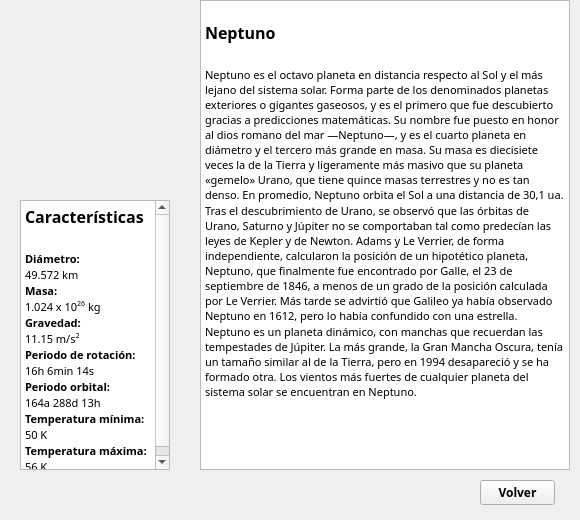
<?xml version="1.0" encoding="UTF-8"?>
<ui version="4.0">
 <class>MainWindow</class>
 <widget class="QMainWindow" name="MainWindow">
  <property name="geometry">
   <rect>
    <x>0</x>
    <y>0</y>
    <width>580</width>
    <height>520</height>
   </rect>
  </property>
  <property name="minimumSize">
   <size>
    <width>580</width>
    <height>520</height>
   </size>
  </property>
  <property name="maximumSize">
   <size>
    <width>580</width>
    <height>520</height>
   </size>
  </property>
  <property name="windowTitle">
   <string>MainWindow</string>
  </property>
  <widget class="QWidget" name="centralwidget">
   <widget class="QLabel" name="label_image">
    <property name="geometry">
     <rect>
      <x>0</x>
      <y>0</y>
      <width>200</width>
      <height>200</height>
     </rect>
    </property>
    <property name="minimumSize">
     <size>
      <width>200</width>
      <height>200</height>
     </size>
    </property>
    <property name="maximumSize">
     <size>
      <width>200</width>
      <height>200</height>
     </size>
    </property>
    <property name="text">
     <string/>
    </property>
    <property name="pixmap">
     <pixmap>Iconos/neptune_ima.png</pixmap>
    </property>
    <property name="scaledContents">
     <bool>true</bool>
    </property>
   </widget>
   <widget class="QPushButton" name="button_close">
    <property name="geometry">
     <rect>
      <x>480</x>
      <y>480</y>
      <width>75</width>
      <height>25</height>
     </rect>
    </property>
    <property name="minimumSize">
     <size>
      <width>75</width>
      <height>25</height>
     </size>
    </property>
    <property name="maximumSize">
     <size>
      <width>75</width>
      <height>25</height>
     </size>
    </property>
    <property name="font">
     <font>
      <family>Century Gothic</family>
      <pointsize>9</pointsize>
      <weight>75</weight>
      <bold>true</bold>
     </font>
    </property>
    <property name="text">
     <string>Volver</string>
    </property>
   </widget>
   <widget class="QTextEdit" name="text_facts">
    <property name="geometry">
     <rect>
      <x>20</x>
      <y>200</y>
      <width>150</width>
      <height>270</height>
     </rect>
    </property>
    <property name="minimumSize">
     <size>
      <width>150</width>
      <height>270</height>
     </size>
    </property>
    <property name="maximumSize">
     <size>
      <width>150</width>
      <height>270</height>
     </size>
    </property>
    <property name="font">
     <font>
      <family>Century Gothic</family>
     </font>
    </property>
    <property name="readOnly">
     <bool>true</bool>
    </property>
    <property name="html">
     <string>&lt;!DOCTYPE HTML PUBLIC &quot;-//W3C//DTD HTML 4.0//EN&quot; &quot;http://www.w3.org/TR/REC-html40/strict.dtd&quot;&gt;
&lt;html&gt;&lt;head&gt;&lt;meta name=&quot;qrichtext&quot; content=&quot;1&quot; /&gt;&lt;style type=&quot;text/css&quot;&gt;
p, li { white-space: pre-wrap; }
&lt;/style&gt;&lt;/head&gt;&lt;body style=&quot; font-family:'Century Gothic'; font-size:8.25pt; font-weight:400; font-style:normal;&quot;&gt;
&lt;p style=&quot; margin-top:0px; margin-bottom:0px; margin-left:0px; margin-right:0px; -qt-block-indent:0; text-indent:0px;&quot;&gt;&lt;span style=&quot; font-size:12pt; font-weight:600;&quot;&gt;Características&lt;/span&gt;&lt;/p&gt;
&lt;p style=&quot;-qt-paragraph-type:empty; margin-top:0px; margin-bottom:0px; margin-left:0px; margin-right:0px; -qt-block-indent:0; text-indent:0px; font-size:12pt; font-weight:600;&quot;&gt;&lt;br /&gt;&lt;/p&gt;
&lt;p style=&quot; margin-top:0px; margin-bottom:0px; margin-left:0px; margin-right:0px; -qt-block-indent:0; text-indent:0px;&quot;&gt;&lt;span style=&quot; font-size:8pt; font-weight:600;&quot;&gt;Diámetro: &lt;/span&gt;&lt;/p&gt;
&lt;p style=&quot; margin-top:0px; margin-bottom:0px; margin-left:0px; margin-right:0px; -qt-block-indent:0; text-indent:0px;&quot;&gt;&lt;span style=&quot; font-size:8pt;&quot;&gt;49.572 km&lt;/span&gt;&lt;/p&gt;
&lt;p style=&quot; margin-top:0px; margin-bottom:0px; margin-left:0px; margin-right:0px; -qt-block-indent:0; text-indent:0px;&quot;&gt;&lt;span style=&quot; font-size:8pt; font-weight:600;&quot;&gt;Masa: &lt;/span&gt;&lt;/p&gt;
&lt;p style=&quot; margin-top:0px; margin-bottom:0px; margin-left:0px; margin-right:0px; -qt-block-indent:0; text-indent:0px;&quot;&gt;&lt;span style=&quot; font-size:8pt;&quot;&gt;1.024 x 10&lt;/span&gt;&lt;span style=&quot; font-size:8pt; vertical-align:super;&quot;&gt;26&lt;/span&gt;&lt;span style=&quot; font-size:8pt;&quot;&gt; kg&lt;/span&gt;&lt;/p&gt;
&lt;p style=&quot; margin-top:0px; margin-bottom:0px; margin-left:0px; margin-right:0px; -qt-block-indent:0; text-indent:0px;&quot;&gt;&lt;span style=&quot; font-size:8pt; font-weight:600;&quot;&gt;Gravedad:&lt;/span&gt;&lt;/p&gt;
&lt;p style=&quot; margin-top:0px; margin-bottom:0px; margin-left:0px; margin-right:0px; -qt-block-indent:0; text-indent:0px;&quot;&gt;&lt;span style=&quot; font-size:8pt;&quot;&gt;11.15 m/s&lt;/span&gt;&lt;span style=&quot; font-size:8pt; vertical-align:super;&quot;&gt;2&lt;/span&gt;&lt;/p&gt;
&lt;p style=&quot; margin-top:0px; margin-bottom:0px; margin-left:0px; margin-right:0px; -qt-block-indent:0; text-indent:0px;&quot;&gt;&lt;span style=&quot; font-size:8pt; font-weight:600;&quot;&gt;Periodo de rotación:&lt;/span&gt;&lt;/p&gt;
&lt;p style=&quot; margin-top:0px; margin-bottom:0px; margin-left:0px; margin-right:0px; -qt-block-indent:0; text-indent:0px;&quot;&gt;&lt;span style=&quot; font-size:8pt;&quot;&gt;16h 6min 14s&lt;/span&gt;&lt;/p&gt;
&lt;p style=&quot; margin-top:0px; margin-bottom:0px; margin-left:0px; margin-right:0px; -qt-block-indent:0; text-indent:0px;&quot;&gt;&lt;span style=&quot; font-size:8pt; font-weight:600;&quot;&gt;Periodo orbital:&lt;/span&gt;&lt;/p&gt;
&lt;p style=&quot; margin-top:0px; margin-bottom:0px; margin-left:0px; margin-right:0px; -qt-block-indent:0; text-indent:0px;&quot;&gt;&lt;span style=&quot; font-size:8pt;&quot;&gt;164a 288d 13h&lt;/span&gt;&lt;/p&gt;
&lt;p style=&quot; margin-top:0px; margin-bottom:0px; margin-left:0px; margin-right:0px; -qt-block-indent:0; text-indent:0px;&quot;&gt;&lt;span style=&quot; font-size:8pt; font-weight:600;&quot;&gt;Temperatura mínima:&lt;/span&gt;&lt;/p&gt;
&lt;p style=&quot; margin-top:0px; margin-bottom:0px; margin-left:0px; margin-right:0px; -qt-block-indent:0; text-indent:0px;&quot;&gt;&lt;span style=&quot; font-size:8pt;&quot;&gt;50 K&lt;/span&gt;&lt;/p&gt;
&lt;p style=&quot; margin-top:0px; margin-bottom:0px; margin-left:0px; margin-right:0px; -qt-block-indent:0; text-indent:0px;&quot;&gt;&lt;span style=&quot; font-size:8pt; font-weight:600;&quot;&gt;Temperatura máxima:&lt;/span&gt;&lt;/p&gt;
&lt;p style=&quot; margin-top:0px; margin-bottom:0px; margin-left:0px; margin-right:0px; -qt-block-indent:0; text-indent:0px;&quot;&gt;&lt;span style=&quot; font-size:8pt;&quot;&gt;56 K&lt;/span&gt;&lt;/p&gt;&lt;/body&gt;&lt;/html&gt;</string>
    </property>
   </widget>
   <widget class="QTextEdit" name="text_info">
    <property name="geometry">
     <rect>
      <x>200</x>
      <y>0</y>
      <width>370</width>
      <height>470</height>
     </rect>
    </property>
    <property name="minimumSize">
     <size>
      <width>370</width>
      <height>470</height>
     </size>
    </property>
    <property name="maximumSize">
     <size>
      <width>370</width>
      <height>470</height>
     </size>
    </property>
    <property name="font">
     <font>
      <family>Century Gothic</family>
     </font>
    </property>
    <property name="readOnly">
     <bool>true</bool>
    </property>
    <property name="html">
     <string>&lt;!DOCTYPE HTML PUBLIC &quot;-//W3C//DTD HTML 4.0//EN&quot; &quot;http://www.w3.org/TR/REC-html40/strict.dtd&quot;&gt;
&lt;html&gt;&lt;head&gt;&lt;meta name=&quot;qrichtext&quot; content=&quot;1&quot; /&gt;&lt;style type=&quot;text/css&quot;&gt;
p, li { white-space: pre-wrap; }
&lt;/style&gt;&lt;/head&gt;&lt;body style=&quot; font-family:'Century Gothic'; font-size:8.25pt; font-weight:400; font-style:normal;&quot;&gt;
&lt;p style=&quot;-qt-paragraph-type:empty; margin-top:0px; margin-bottom:0px; margin-left:0px; margin-right:0px; -qt-block-indent:0; text-indent:0px; font-size:8pt;&quot;&gt;&lt;br /&gt;&lt;/p&gt;
&lt;p style=&quot; margin-top:0px; margin-bottom:0px; margin-left:0px; margin-right:0px; -qt-block-indent:0; text-indent:0px;&quot;&gt;&lt;span style=&quot; font-size:12pt; font-weight:600;&quot;&gt;Neptuno&lt;/span&gt;&lt;/p&gt;
&lt;p style=&quot;-qt-paragraph-type:empty; margin-top:0px; margin-bottom:0px; margin-left:0px; margin-right:0px; -qt-block-indent:0; text-indent:0px; font-size:12pt; font-weight:600;&quot;&gt;&lt;br /&gt;&lt;/p&gt;
&lt;p style=&quot; margin-top:0px; margin-bottom:0px; margin-left:0px; margin-right:0px; -qt-block-indent:0; text-indent:0px;&quot;&gt;&lt;span style=&quot; font-size:8pt;&quot;&gt;Neptuno es el octavo planeta en distancia respecto al Sol y el más lejano del sistema solar. Forma parte de los denominados planetas exteriores o gigantes gaseosos, y es el primero que fue descubierto gracias a predicciones matemáticas. Su nombre fue puesto en honor al dios romano del mar —Neptuno—, y es el cuarto planeta en diámetro y el tercero más grande en masa. Su masa es diecisiete veces la de la Tierra y ligeramente más masivo que su planeta «gemelo» Urano, que tiene quince masas terrestres y no es tan denso. En promedio, Neptuno orbita el Sol a una distancia de 30,1 ua. &lt;/span&gt;&lt;/p&gt;
&lt;p style=&quot; margin-top:0px; margin-bottom:0px; margin-left:0px; margin-right:0px; -qt-block-indent:0; text-indent:0px;&quot;&gt;&lt;span style=&quot; font-size:8pt;&quot;&gt;Tras el descubrimiento de Urano, se observó que las órbitas de Urano, Saturno y Júpiter no se comportaban tal como predecían las leyes de Kepler y de Newton. Adams y Le Verrier, de forma independiente, calcularon la posición de un hipotético planeta, Neptuno, que finalmente fue encontrado por Galle, el 23 de septiembre de 1846, a menos de un grado de la posición calculada por Le Verrier. Más tarde se advirtió que Galileo ya había observado Neptuno en 1612, pero lo había confundido con una estrella.&lt;/span&gt;&lt;/p&gt;
&lt;p style=&quot; margin-top:0px; margin-bottom:0px; margin-left:0px; margin-right:0px; -qt-block-indent:0; text-indent:0px;&quot;&gt;&lt;span style=&quot; font-size:8pt;&quot;&gt;Neptuno es un planeta dinámico, con manchas que recuerdan las tempestades de Júpiter. La más grande, la Gran Mancha Oscura, tenía un tamaño similar al de la Tierra, pero en 1994 desapareció y se ha formado otra. Los vientos más fuertes de cualquier planeta del sistema solar se encuentran en Neptuno.&lt;/span&gt;&lt;/p&gt;&lt;/body&gt;&lt;/html&gt;</string>
    </property>
   </widget>
  </widget>
 </widget>
 <resources/>
 <connections/>
</ui>
